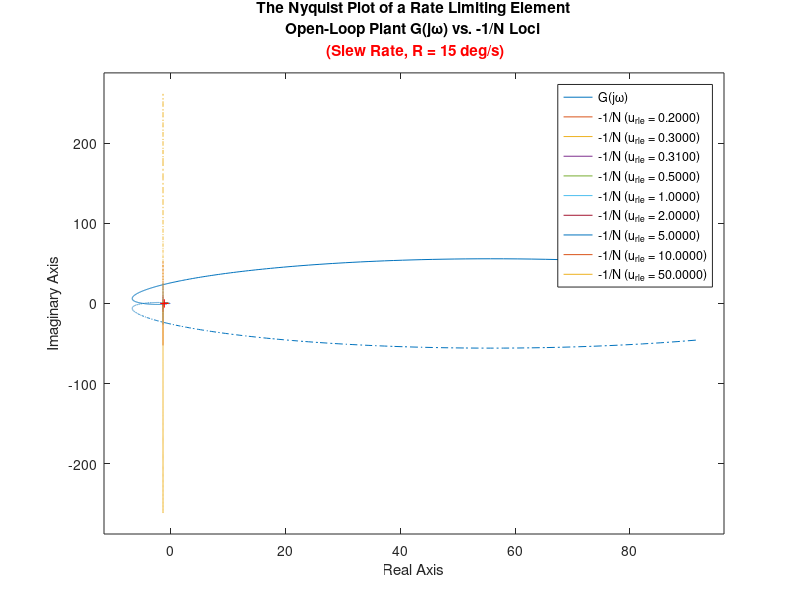

Here is the MATLAB script that generated this plot: (Note: this script raises an error after producing the figure.)
clear; clc; close all

%% Define Linear System Components G(s)
s = tf('s');

% Control Law Transfer Function
num_claw = 5.21 * [1, -52.55, -273.6, -134.4];
den_claw = [1, 21.36, 545.6, 605.7, 0];
G_claw = tf(num_claw, den_claw);

% Longitudinal Dynamics Transfer Function
num_ac = -10.524 * [1, 1.6, 0.059, 0];
den_ac = [1, 2.35, -5.31, 0.184, -0.041];
G_ac = tf(num_ac, den_ac);

Kp = 1; % Pilot gain, with the pilot model taken inside the loop

% Combined open-loop transfer function G(s)
G = Kp * G_claw * G_ac;

%% Calculate -1/N Describing-Function Loci
n = 1000;
w = logspace(-1, 2, n);
R = 15; % Rate limit, deg/s
% u_rle = 0.3;% Alternative values for R = 15 deg/s
u_rle = [0.2, 0.3, 0.31, 0.5, 1, 2, 5, 10, 50]; % Alternative values for R = 15 deg/s
% u_rle = [1, 1.25, 1.5, 2, 5, 10, 50]; % Alternative values for R = 60 deg/s

sys_inv_list = cell(1, numel(u_rle));
inv_N_list = cell(1, numel(u_rle));

for k = 1:numel(u_rle)
    A_i = u_rle(k); % Input amplitude of the rate-limiting element

    % Describing function N for the fully developed region
    varpi = R ./ (A_i * w);
    N = (4/pi) * varpi .* exp(-1i * acos((pi/2) * varpi));
    N((A_i * w) <= R) = 1; % Linear region, as used in the original script

    % Inverse describing function (-1/N)
    inv_N = -1 ./ N;
    inv_N_list{k} = inv_N;

    % Reshape to 3-D for the FRD object (SISO format)
    inv_N_3D = reshape(inv_N, 1, 1, []);
    sys_inv_list{k} = frd(inv_N_3D, w);
end

%% Plot G(jw) and -1/N on the Nyquist Plot
figure('Color', 'w');

% Plot G(s) together with all -1/N curves
nyquist(G, sys_inv_list{:}, w);
grid;

legend_labels = [{'G(j\omega)'}, arrayfun(@(u) sprintf('-1/N (u_{rle} = %.4f)', u), u_rle, 'UniformOutput', false)];
legend(legend_labels, 'Location', 'northeast');

title_slew_rate = sprintf('Slew Rate, R = %d deg/s', R);
title({'The Nyquist Plot of a Rate Limiting Element', 'Open-Loop Plant G(j\omega) vs. -1/N Loci', ['\color{red} (' title_slew_rate ')']});

%% Find Geometrical Intersections in Nichols Coordinates
% Important distinction:
%   w_G is the frequency parameter of G(jw) at the graphical crossing.
%   w_N is the frequency parameter of the plotted -1/N locus at that crossing.
% For a frequency-dependent describing function, a physical limit-cycle
% solution requires the same frequency on both sides.

target_u = 0.31; % Curve to annotate, as in the screenshot

Gjw = squeeze(freqresp(G, w));
Gjw = Gjw(:).';
phase_G = rad2deg(unwrap(angle(Gjw)));
gain_G_dB = 20 * log10(abs(Gjw));

result_rows = [];
annotated = false;

for k = 1:numel(u_rle)
    inv_N = inv_N_list{k};
    phase_N = rad2deg(unwrap(angle(inv_N)));
    gain_N_dB = 20 * log10(abs(inv_N));

    [phase_int, gain_int, seg_G, seg_N, tau_G, tau_N] = ...
        polylineIntersections(phase_G, gain_G_dB, phase_N, gain_N_dB);

    for m = 1:numel(phase_int)
        % Logarithmic interpolation is appropriate because w is log-spaced.
        w_G = logInterpolate(w(seg_G(m)), w(seg_G(m)+1), tau_G(m));
        w_N = logInterpolate(w(seg_N(m)), w(seg_N(m)+1), tau_N(m));

        % Since the RLE locus depends on A*w, this is the amplitude that
        % makes the graphical intersection frequency-consistent.
        u_required_same_w = u_rle(k) * w_N / w_G;

        result_rows = [result_rows; ...
            u_rle(k), phase_int(m), gain_int(m), ...
            w_G, w_N, u_required_same_w]; %#ok<AGROW>

        % Add one screenshot-style annotation for the selected curve.
        if ~annotated && abs(u_rle(k) - target_u) < 1e-12
            ax = gca;
            hold(ax, 'on');
            plot(ax, phase_int(m), gain_int(m), 'ro', 'MarkerSize', 13, 'LineWidth', 1.8);
            text(ax, phase_int(m) + 7, gain_int(m) - 2, sprintf(['Intersection point\n', '\omega_G = %.4f rad/s\n', '\omega_N = %.4f rad/s'], w_G, w_N), 'Color', 'r', 'FontWeight', 'bold');

            annotated = true;
        end
    end
end

% If the selected -1/N curve does not intersect G(jw), display a clear
% no-limit-cycle message directly on the Nichols plot.
if ~annotated
    ax = gca;
    hold(ax, 'on');
    text(ax, 0.5, 0.5, 'NO LIMIT CYCLE!', ...
        'Units', 'normalized', ...
        'HorizontalAlignment', 'center', ...
        'VerticalAlignment', 'middle', ...
        'Color', 'r', ...
        'FontSize', 18, ...
        'FontWeight', 'bold', ...
        'BackgroundColor', 'w', ...
        'Margin', 6);
end

if isempty(result_rows)
    warning('No graphical intersection was found over the selected frequency range.');
else
    intersection_results = array2table(result_rows, 'VariableNames', {'u_rle', 'Phase_deg', 'Gain_dB', 'w_G_rad_s', 'w_N_rad_s', 'u_required_for_same_w'});

    fprintf('\nGraphical intersections in Nichols coordinates:\n');
    disp(intersection_results);

    target_rows = intersection_results(abs(intersection_results.u_rle-target_u) < 1e-12, :);
    if ~isempty(target_rows)
        fprintf(['For the plotted u_rle = %.4f curve, the visual crossing occurs at\n', ...
                 'phase = %.4f deg and gain = %.4f dB.\n', ...
                 'The plant frequency is w_G = %.6f rad/s, whereas the point on\n', ...
                 'the plotted -1/N curve corresponds to w_N = %.6f rad/s.\n', ...
                 'Therefore, this is not a same-frequency solution for u_rle = %.4f.\n', ...
                 'The frequency-consistent amplitude is approximately %.6f deg,\n', ...
                 'with limit-cycle frequency w = %.6f rad/s.\n\n'], ...
                 target_u, target_rows.Phase_deg(1), target_rows.Gain_dB(1), ...
                 target_rows.w_G_rad_s(1), target_rows.w_N_rad_s(1), ...
                 target_u, target_rows.u_required_for_same_w(1), ...
                 target_rows.w_G_rad_s(1));
    end
end

%% Local Functions
function wq = logInterpolate(w1, w2, tau)
%LOGINTERPOLATE Interpolate between two points on a logarithmic frequency grid.
    wq = exp(log(w1) + tau * (log(w2) - log(w1)));
end

function [xI, yI, seg1, seg2, t1, t2] = ...
    polylineIntersections(x1, y1, x2, y2)
%POLYLINEINTERSECTIONS Find intersections between two 2-D polylines.
% This implementation does not require Mapping Toolbox or polyxpoly.

    x1 = x1(:); y1 = y1(:);
    x2 = x2(:); y2 = y2(:);

    xI = []; yI = [];
    seg1 = []; seg2 = [];
    t1 = []; t2 = [];

    parallel_tol = 1e-12;
    bound_tol = 1e-10;
    duplicate_tol = 1e-6;

    for i = 1:(numel(x1)-1)
        p = [x1(i); y1(i)];
        r = [x1(i+1)-x1(i); y1(i+1)-y1(i)];

        if norm(r) < parallel_tol
            continue
        end

        p_min = min(p, p+r) - bound_tol;
        p_max = max(p, p+r) + bound_tol;

        for j = 1:(numel(x2)-1)
            q = [x2(j); y2(j)];
            s = [x2(j+1)-x2(j); y2(j+1)-y2(j)];

            if norm(s) < parallel_tol
                continue
            end

            q_min = min(q, q+s) - bound_tol;
            q_max = max(q, q+s) + bound_tol;

            % Fast bounding-box rejection.
            if any(p_max < q_min) || any(q_max < p_min)
                continue
            end

            denominator = cross2D(r, s);
            if abs(denominator) < parallel_tol
                continue
            end

            q_minus_p = q - p;
            tau1 = cross2D(q_minus_p, s) / denominator;
            tau2 = cross2D(q_minus_p, r) / denominator;

            if tau1 >= -bound_tol && tau1 <= 1+bound_tol && ...
               tau2 >= -bound_tol && tau2 <= 1+bound_tol

                tau1 = min(max(tau1, 0), 1);
                tau2 = min(max(tau2, 0), 1);
                point = p + tau1*r;

                % Suppress duplicate detections at adjacent segments.
                if isempty(xI) || all(hypot(xI-point(1), yI-point(2)) > duplicate_tol)
                    xI(end+1,1) = point(1); %#ok<AGROW>
                    yI(end+1,1) = point(2); %#ok<AGROW>
                    seg1(end+1,1) = i; %#ok<AGROW>
                    seg2(end+1,1) = j; %#ok<AGROW>
                    t1(end+1,1) = tau1; %#ok<AGROW>
                    t2(end+1,1) = tau2; %#ok<AGROW>
                end
            end
        end
    end
end

function value = cross2D(a, b)
%CROSS2D Scalar 2-D cross product.
    value = a(1)*b(2) - a(2)*b(1);
end
